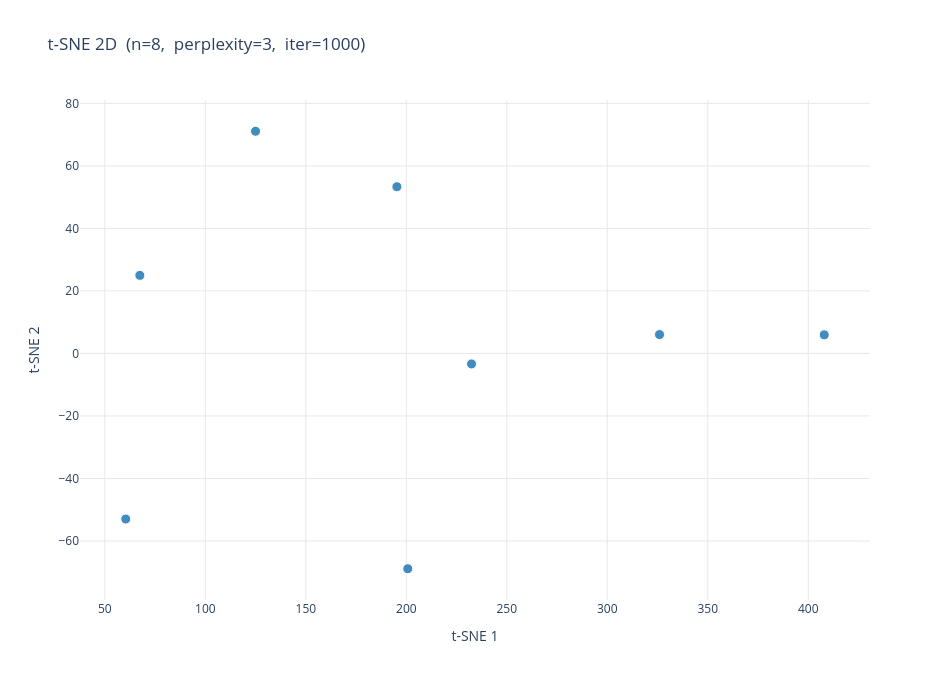

Notebook code cell kept with this figure:
### Code cell
plot_tsne(embeddings, result, output_path=None, dimensions=2)

### Figure 1 — Plotly figure (JSON) as saved in the notebook; plotly's stock layout.template omitted (floating-point values rounded to 4 significant figures)
{"data": [{"hovertemplate": "%{text}<extra>A1</extra>", "marker": {"color": "#1f77b4", "line": {"color": "white", "width": 1}, "opacity": 0.85, "size": 10}, "mode": "markers", "name": "A1", "text": ["images/A1/pai-SbcQ1Av0.png", "images/A1/pai-fMEceubf.png", "images/A1/pai-Ooz3Qfkt.png", "images/A1/pai-OtvXFt3d.png", "images/A1/pai-WIjTCT7r.png", "images/A1/pai-M2lh8fY1.png", "images/A1/pai-UEr840F9.png", "images/A1/pai-LsPNHYpV.png"], "type": "scatter", "x": [200.7, 326.0, 195.3, 408.0, 67.39, 60.39, 125.0, 232.5], "y": [-68.88, 6.036, 53.33, 5.947, 24.97, -52.98, 71.08, -3.357]}], "layout": {"height": 680, "legend": {"font": {"size": 12}, "title": {"text": "Subgroup"}}, "paper_bgcolor": "white", "plot_bgcolor": "white", "title": {"font": {"size": 17}, "text": "t-SNE 2D  (n=8,  perplexity=3,  iter=1000)"}, "width": 950, "xaxis": {"gridcolor": "#e8e8e8", "showgrid": true, "title": {"text": "t-SNE 1"}, "zeroline": false}, "yaxis": {"gridcolor": "#e8e8e8", "showgrid": true, "title": {"text": "t-SNE 2"}, "zeroline": false}}}
